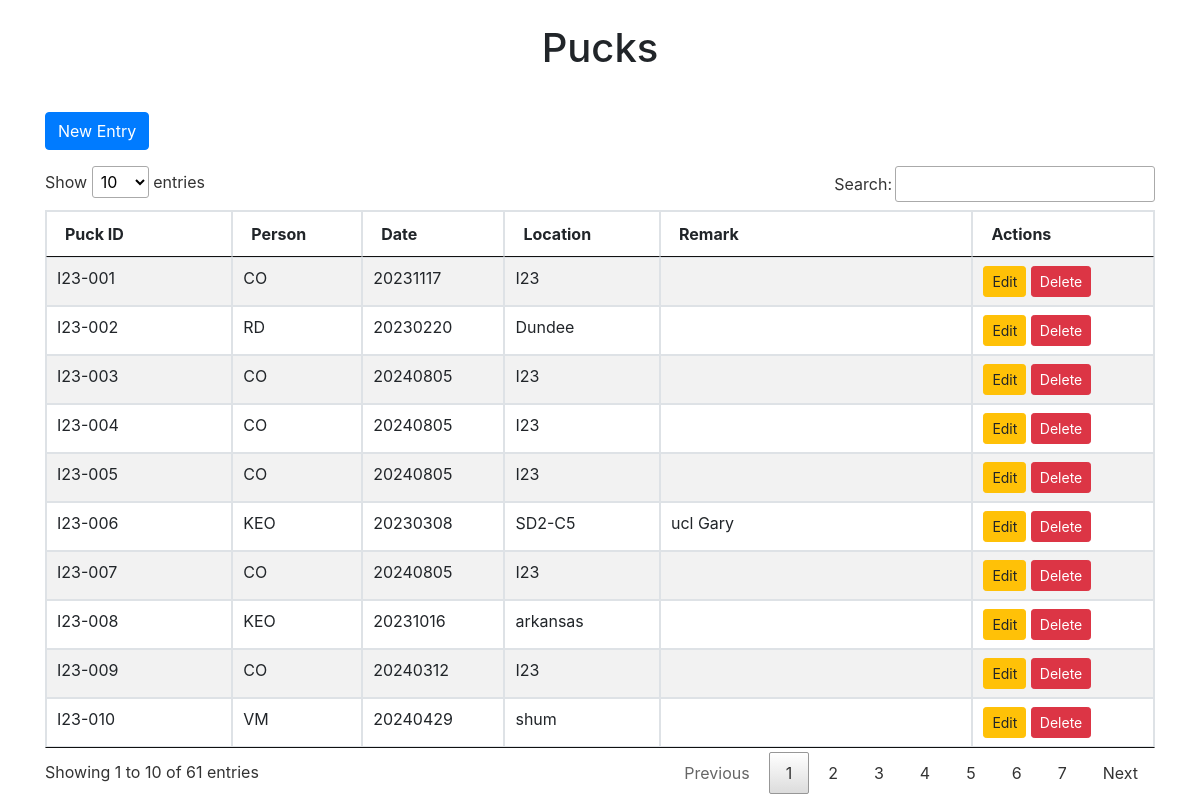
Before: / with the older database file.
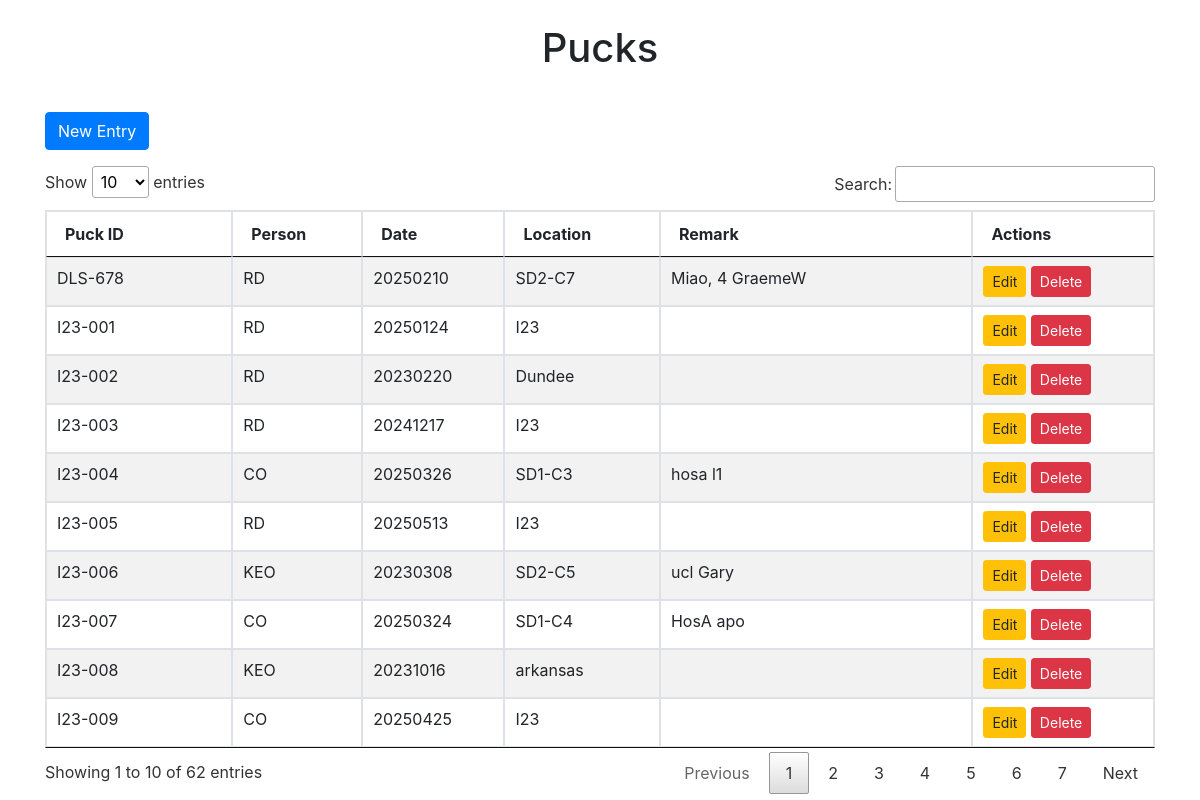
After: the same page with the newer database file.
### tables this page shows
CREATE TABLE pucks(puckid type UNIQUE, person, date, location, remark);

### PuckDBViewer.py (the view)
@app.route('/')
@auth.login_required
def index():
    conn = get_db_connection()
    cursor = conn.cursor()
    cursor.execute('SELECT * FROM pucks')
    data = cursor.fetchall()
    conn.close()
    return render_template('index.html', data=data)

### PuckDBViewer.py (called while the page is built)
def get_db_connection():
    conn = sqlite3.connect(DATABASE)
    conn.row_factory = sqlite3.Row
    return conn

### templates/index.html (shortened to what this page needs)
<!DOCTYPE html>
<html lang="en">
<head>
    <link rel="stylesheet" href="{{ url_for('static', filename='bootstrap.min.css') }}">
    <link rel="stylesheet" href="{{ url_for('static', filename='jquery.dataTables.min.css') }}">
</head>
<body>
    <div class="container">
        <h1 class="text-center my-4">Pucks</h1>
        <button class="btn btn-primary my-3" id="newEntryBtn">New Entry</button>
        <table id="recordsTable" class="table table-striped table-bordered">
            <thead>
                <tr>
                    <th>Puck ID</th>
                    <th>Person</th>
                    <th>Date</th>
                    <th>Location</th>
                    <th>Remark</th>
                    <th>Actions</th>
                </tr>
            </thead>
            <tbody>
                {% for row in data %}
                <tr>
                    <td>{{ row[0] }}</td>
                    <td>{{ row[1] }}</td>
                    <td>{{ row[2] }}</td>
                    <td>{{ row[3] }}</td>
                    <td>{{ row[4] }}</td>
                    <td>
                        <button class="btn btn-warning btn-sm edit-btn" data-id="{{ row[0] }}">Edit</button>
                        <form action="{{ url_for('delete_record', puckid=row[0]) }}" method="POST" style="display:inline;">
                            <button class="btn btn-danger btn-sm delete-btn" data-id="{{ row.puckid }}">Delete</button>
                        </form>
                    </td>
                </tr>
                {% endfor %}
            </tbody>
        </table>
    </div>

Changed rows visible on the page:
removed pucks: puckid "I23-001", person "CO", date "20231117", location "I23"
removed pucks: puckid "I23-009", person "CO", date "20240312", location "I23"
removed pucks: puckid "I23-010", person "VM", date "20240429", location "shum"
removed pucks: puckid "I23-007", person "CO", date "20240805", location "I23"
removed pucks: puckid "I23-004", person "CO", date "20240805", location "I23"
removed pucks: puckid "I23-003", person "CO", date "20240805", location "I23"
removed pucks: puckid "I23-005", person "CO", date "20240805", location "I23"
added pucks: puckid "I23-003", person "RD", date "20241217", location "I23"
added pucks: puckid "I23-001", person "RD", date "20250124", location "I23"
added pucks: puckid "DLS-678", person "RD", date "20250210", location "SD2-C7", remark "Miao, 4 GraemeW"
added pucks: puckid "I23-007", person "CO", date "20250324", location "SD1-C4", remark "HosA apo"
added pucks: puckid "I23-004", person "CO", date "20250326", location "SD1-C3", remark "hosa l1"
added pucks: puckid "I23-009", person "CO", date "20250425", location "I23"
added pucks: puckid "I23-005", person "RD", date "20250513", location "I23"
Other visible differences:
text written by a page script: "Show entries Search: Showing 1 to 10 of 61 entries Previous 1 2 3 4 5 6 7 Next" → "Show entries Search: Showing 1 to 10 of 62 entries Previous 1 2 3 4 5 6 7 Next"
